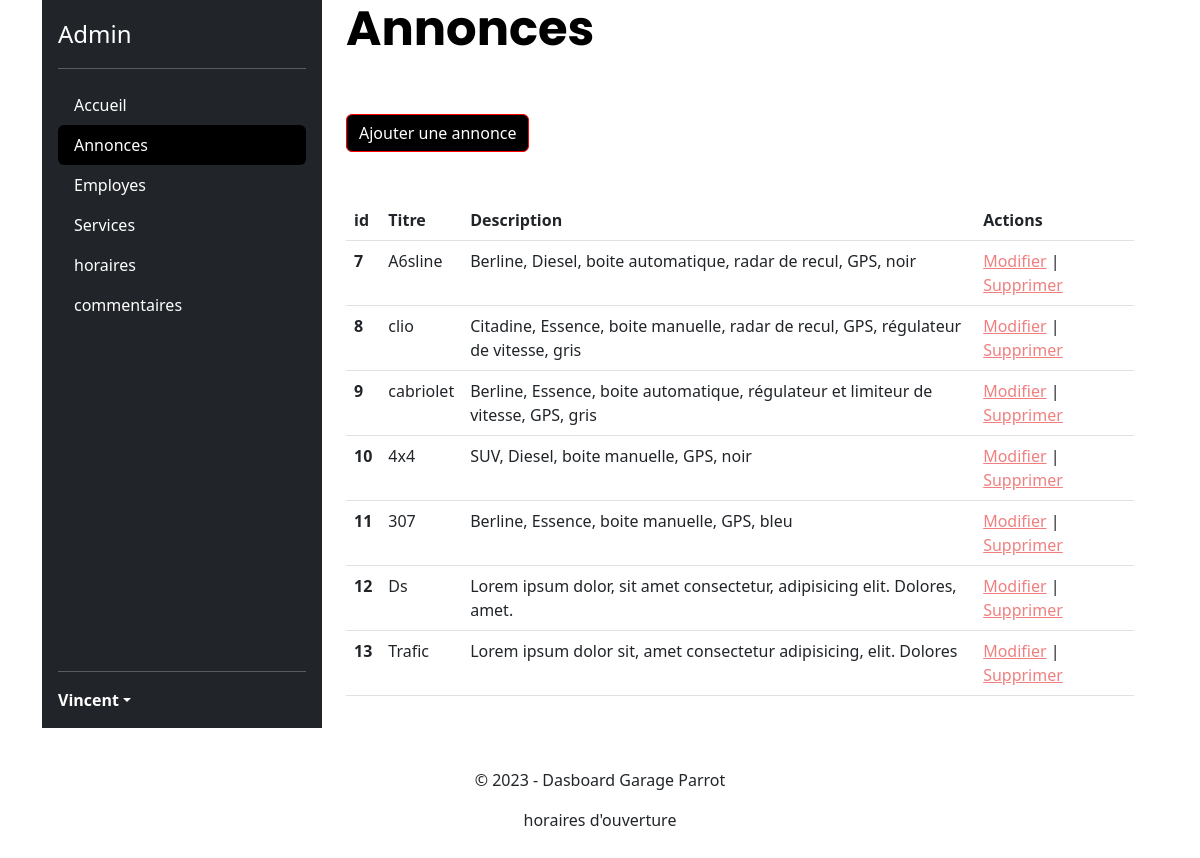
Screenshot of /admin/annonces.php (signed in) with the database file from the repository.
### tables this page shows
CREATE TABLE IF NOT EXISTS `vehicules` (
  `id` int(11) NOT NULL AUTO_INCREMENT,
  `mark` varchar(255) NOT NULL, 
  `title` varchar(255) NOT NULL,
  `price` text NOT NULL,
  `km` text NOT NULL,
  `year` text NOT NULL,
  `content` TEXT NOT NULL,
  `image` varchar(255) DEFAULT NULL,
  `image1` varchar(255) DEFAULT NULL,
  `image2` varchar(255) DEFAULT NULL,
  `image3` varchar(255) DEFAULT NULL,
  PRIMARY KEY (`id`)
);

### lib/annonce.php (called while the page is built, shortened)
<?php
function getAnnonces(PDO $pdo, int $limit = null, int $page = null ):array|bool
{
    $sql = "SELECT * FROM vehicules";
    if ($limit && $page) {
        $sql .= " LIMIT :offest, :limit";
    }
    $query = $pdo->prepare($sql);
    if ($limit) {
        $query->bindValue(":limit", $limit, PDO::PARAM_INT);
    }
    if ($page) {
        $offset = ($page - 1) * $limit;
        $query->bindValue(":offest", $offset, PDO::PARAM_INT);
    }
    $query->execute();
    $result = $query->fetchAll(PDO::FETCH_ASSOC);
    return $result;
}

### admin/annonces.php (the view, shortened to what this page needs)
<?php
require_once __DIR__ . "/../lib/pdo.php";
require_once __DIR__ . "/../lib/annonce.php";
require_once __DIR__ . "/templates/header.php";
if (isset($_GET['page'])) {
    $page = (int)$_GET['page'];
  } else {
    $page = 1;
  }
  $annonces = getAnnonces($pdo, _ADMIN_ITEM_PER_PAGE_, $page);
  ?>
<h1 class="display-5 fw-bold text-body-emphasis">Annonces</h1>
<div class="d-flex gap-2 justify-content-left py-5">
    <a class="btn btn-primary d-inline-flex align-items-left" href="ajout_modif_ann.php">
        Ajouter une annonce
    </a>
</div>
<table class="table">
    <thead>
        <tr>
            <th scope="col">id</th>
            <th scope="col">Titre</th>
            <th scope="col">Description</th>
            <th scope="col">Actions</th>
        </tr>
    </thead>
    <tbody>
        <?php foreach ($annonces as $annonce) { ?>
        <tr>
            <th scope="row"><?= $annonce["id"]; ?></th>
            <td><?= $annonce["title"]; ?></td>
            <td><?= $annonce["content"]; ?></td>
            <td><a href="ajout_modif_ann.php?id=<?= $annonce['id'] ?>">Modifier</a>
                | <a href="annonce_delete.php?id=<?= $annonce['id'] ?>"
                    onclick="return confirm('Êtes-vous sûr de vouloir supprimer cette annonce ?')">Supprimer</a></td>
        </tr>
        <?php } ?>
    </tbody>
</table>
<nav aria-label="Page navigation example">
</nav>
<?php require_once __DIR__ . "/templates/footer.php"; ?>

### assets/css/override-bootsrap.css (style rules this page uses)
:root { --primary: #000000; --secondary: #FF0000; --success: #28a745; --danger: #dc3545; --warning: #fd7e14; --info: #17a2b8; --light: #f8f9fa; --dark: #343a40; --bs-nav-link-color: var(--primary); --bs-link-color: var(--primary); --bs-link-hover-color: var(--secondary); }
.btn-primary { --bs-btn-color: #fff; --bs-btn-bg: var(--primary); --bs-btn-border-color: var(--secondary); --bs-btn-hover-color: #fff; --bs-btn-hover-bg: #ffc697; --bs-btn-hover-border-color: var(--secondary); --bs-btn-focus-shadow-rgb: 49,132,253; --bs-btn-active-color: #fff; --bs-btn-active-bg: #ff8e31; --bs-btn-active-border-color: var(--secondary); --bs-btn-active-shadow: inset 0 3px 5px rgba(0, 0, 0, 0.125); --bs-btn-disabled-color: #fff; --bs-btn-disabled-bg: #4f4f4f; --bs-btn-disabled-border-color: #343434; }
h1 { color: var(--primary); }

### assets/css/style.css (style rules this page uses)
h1 { font-family: 'Poppins', sans-serif; }
a { color:#F08080; }

### rows the page displays
vehicules: id "7", title "A6sline", content "Berline, Diesel, boite automatique, radar de recul, GPS, noir"
vehicules: id "8", title "clio", content "Citadine, Essence, boite manuelle, radar de recul, GPS, régulateur de vitesse, gris"
vehicules: id "9", title "cabriolet", content "Berline, Essence, boite automatique, régulateur et limiteur de vitesse, GPS, gris"
vehicules: id "10", title "4x4", content "SUV, Diesel, boite manuelle, GPS, noir"
vehicules: id "11", title "307", content "Berline, Essence, boite manuelle, GPS, bleu"
vehicules: id "12", title "Ds", content "Lorem ipsum dolor, sit amet consectetur, adipisicing elit. Dolores, amet."
vehicules: id "13", title "Trafic", content "Lorem ipsum dolor sit, amet consectetur adipisicing, elit. Dolores"

### other values shown
$titre "Accueil"
$titre "Annonces"
$titre "Employes"
$titre "Services"
$titre "horaires"
$titre "commentaires"
$_SESSION["user"]["first_name"] "Vincent"
